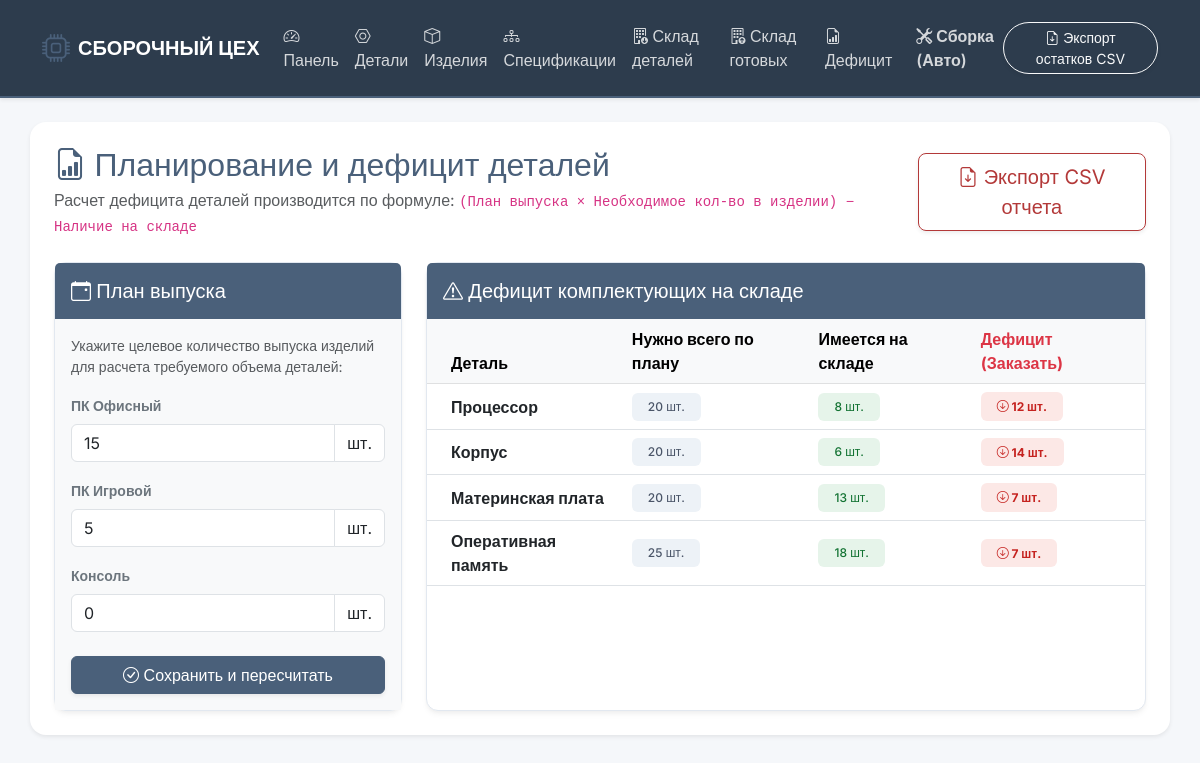
Page /reports on the committed database.
### tables this page shows
CREATE TABLE product_type (
        id_product_type INTEGER PRIMARY KEY AUTOINCREMENT,
        name TEXT NOT NULL,
        description TEXT
    );

CREATE TABLE part (
        id_part INTEGER PRIMARY KEY AUTOINCREMENT,
        name TEXT NOT NULL,
        article TEXT NOT NULL
    );

### app.py (the view)
@app.route('/reports', methods=['GET'])
def reports():
    conn = get_db_connection()
    plans = conn.execute('''
        SELECT pt.id_product_type, pt.name, COALESCE(pp.target_quantity, 0) as target_quantity
        FROM product_type pt
        LEFT JOIN production_plan pp ON pt.id_product_type = pp.product_type_id
    ''').fetchall()
    parts = conn.execute('SELECT * FROM part').fetchall()
    missing_data = []
    for part in parts:
        part_id = part['id_part']
        needed_row = conn.execute('''
            SELECT SUM(COALESCE(pp.target_quantity, 0) * pc.quantity) as total_needed
            FROM product_composition pc
            JOIN production_plan pp ON pc.product_type_id = pp.product_type_id
            WHERE pc.part_id = ?
        ''', (part_id,)).fetchone()
        total_needed = needed_row['total_needed'] if needed_row['total_needed'] else 0
        stock_row = conn.execute('SELECT SUM(quantity_stored) as total FROM part_warehouse_cell WHERE part_id = ?', (part_id,)).fetchone()
        in_stock = stock_row['total'] if stock_row['total'] else 0
        if total_needed > in_stock:
            missing_data.append({
                'part_name': part['name'],
                'total_needed': total_needed,
                'in_stock': in_stock,
                'to_order': total_needed - in_stock
            })
    conn.close()
    return render_template('reports.html', plans=plans, missing_data=missing_data)

### app.py (called while the page is built)
def get_db_connection():
    conn = sqlite3.connect('database.db')
    conn.row_factory = sqlite3.Row
    return conn

### templates/reports.html (shortened to what this page needs)
{% extends 'base.html' %}
{% block content %}
<div class="row mb-4">
    <div class="col-12">
        <div class="d-flex justify-content-between align-items-center">
            <div>
                <h2 class="mb-1 text-primary"><i class="bi bi-file-earmark-bar-graph"></i> Планирование и дефицит деталей</h2>
                <p class="text-muted mb-0">Расчет дефицита деталей производится по формуле: <code>(План выпуска × Необходимое кол-во в изделии) − Наличие на складе</code></p>
            </div>
            {% if missing_data %}
            <a href="/export_csv" class="btn btn-outline-danger btn-lg shadow-sm"><i class="bi bi-file-earmark-arrow-down"></i> Экспорт CSV отчета</a>
            {% endif %}
        </div>
    </div>
</div>
<div class="row g-4">
    <div class="col-md-4">
        <div class="card border-0 shadow-sm h-100">
            <div class="card-header bg-primary text-white border-0 py-3 d-flex align-items-center">
                <h5 class="mb-0"><i class="bi bi-calendar-event"></i> План выпуска</h5>
            </div>
            <div class="card-body bg-light">
                <p class="text-muted small">Укажите целевое количество выпуска изделий для расчета требуемого объема деталей:</p>
                <form action="/update_plan" method="POST">
                    {% for plan in plans %}
                    <div class="mb-3">
                        <label class="form-label fw-bold text-secondary small">{{ plan.name }}</label>
                        <div class="input-group">
                            <input type="number" name="plan_{{ plan.id_product_type }}" class="form-control" value="{{ plan.target_quantity }}" min="0" required>
                            <span class="input-group-text bg-white">шт.</span>
                        </div>
                    </div>
                    {% endfor %}
                    <button type="submit" class="btn btn-primary w-100 mt-2 shadow-sm"><i class="bi bi-check-circle"></i> Сохранить и пересчитать</button>
                </form>
            </div>
        </div>
    </div>
    <div class="col-md-8">
        <div class="card border-0 shadow-sm h-100">
            <div class="card-header bg-primary text-white border-0 py-3">
                <h5 class="mb-0"><i class="bi bi-exclamation-triangle"></i> Дефицит комплектующих на складе</h5>
            </div>
            <div class="card-body p-0">
                <div class="table-responsive">
                    <table class="table table-hover align-middle mb-0">
                        <thead class="table-light text-secondary">
                            <tr>
                                <th class="ps-4">Деталь</th>
                                <th>Нужно всего по плану</th>
                                <th>Имеется на складе</th>
                                <th class="text-danger">Дефицит (Заказать)</th>
                            </tr>
                        </thead>
                        <tbody>
                            {% for row in missing_data %}
                            <tr class="table-danger-subtle">
                                <td class="ps-4 fw-bold text-dark">{{ row['part_name'] }}</td>
                                <td><span class="badge bg-secondary py-2 px-3">{{ row['total_needed'] }} шт.</span></td>
                                <td><span class="badge bg-success py-2 px-3">{{ row['in_stock'] }} шт.</span></td>
                                <td><span class="badge bg-danger py-2 px-3 fw-bold"><i class="bi bi-arrow-down-circle"></i> {{ row['to_order'] }} шт.</span></td>
                            </tr>
                            {% endfor %}
                        </tbody>
                    </table>
                </div>
            </div>
        </div>
    </div>
</div>
{% endblock %}

### templates/base.html (shortened to what this page needs)
<!DOCTYPE html>
<html lang="ru">
<head>
    <link href="https://cdn.jsdelivr.net/npm/bootstrap@5.3.0/dist/css/bootstrap.min.css" rel="stylesheet">
    <link rel="stylesheet" href="https://cdn.jsdelivr.net/npm/bootstrap-icons@1.11.1/font/bootstrap-icons.css">
</head>
<body>
    <nav class="navbar navbar-expand-lg navbar-dark bg-dark mb-4 shadow-sm py-3">
        <div class="container">
            <a class="navbar-brand fw-bold text-uppercase d-flex align-items-center" href="/">
                <i class="bi bi-cpu text-primary fs-3 me-2"></i> Сборочный цех
            </a>
            <div class="collapse navbar-collapse" id="navbarNav">
                <ul class="navbar-nav me-auto mb-2 mb-lg-0">
                    <li class="nav-item"><a class="nav-link" href="/"><i class="bi bi-speedometer2"></i> Панель</a></li>
                    <li class="nav-item"><a class="nav-link" href="/parts"><i class="bi bi-nut"></i> Детали</a></li>
                    <li class="nav-item"><a class="nav-link" href="/products"><i class="bi bi-box"></i> Изделия</a></li>
                    <li class="nav-item"><a class="nav-link" href="/compositions"><i class="bi bi-diagram-3"></i> Спецификации</a></li>
                    <li class="nav-item"><a class="nav-link" href="/part_cells"><i class="bi bi-building-down"></i> Склад деталей</a></li>
                    <li class="nav-item"><a class="nav-link" href="/product_cells"><i class="bi bi-building-up"></i> Склад готовых</a></li>
                    <li class="nav-item"><a class="nav-link" href="/reports"><i class="bi bi-file-earmark-bar-graph"></i> Дефицит</a></li>
                    <li class="nav-item"><a class="nav-link text-warning fw-semibold ms-lg-2" href="/assemble"><i class="bi bi-tools"></i> Сборка (Авто)</a></li>
                </ul>
                <a href="/export" class="btn btn-outline-light btn-sm rounded-pill px-3 shadow-sm"><i class="bi bi-file-earmark-arrow-down"></i> Экспорт остатков CSV</a>
            </div>
        </div>
    </nav>
    <div class="container bg-white p-4 rounded-4 shadow-sm mb-5">
        {% block content %}{% endblock %}
    </div>
</body>
</html>

### templates/base.html (style rules this page uses)
:root { --primary-color: #4a607a; --primary-hover: #384b60; --secondary-color: #6c7a89; --bg-color: #f5f7fa; --text-color: #2d3748; --card-border: #e2e8f0; --success-color: #3b7a57; --success-hover: #2d5f43; --danger-color: #b33939; --danger-hover: #8c2c2c; }
body { font-family: 'Inter', sans-serif; background-color: var(--bg-color); color: var(--text-color); }
.bg-primary { background-color: var(--primary-color) !important; }
.text-primary { color: var(--primary-color) !important; }
.btn-primary { background-color: var(--primary-color) !important; border-color: var(--primary-color) !important; }
.btn-outline-danger { color: var(--danger-color) !important; border-color: var(--danger-color) !important; }
.navbar-dark.bg-dark { background-color: #2d3c4d !important; border-bottom: 2px solid var(--primary-color); }
.navbar-dark .navbar-nav .nav-link { color: rgba(255, 255, 255, 0.8) !important; }
.card { border-radius: 12px; border: 1px solid var(--card-border) !important; box-shadow: 0 4px 6px -1px rgba(0, 0, 0, 0.05), 0 2px 4px -1px rgba(0, 0, 0, 0.03) !important; }
.table { color: var(--text-color) !important; }
.table-light { background-color: #eaeff5 !important; color: #4a5568 !important; }
.table-danger-subtle { background-color: #fff2f2 !important; }
.badge.bg-success { background-color: #e6f4ea !important; color: #137333 !important; font-weight: 500; }
.badge.bg-danger { background-color: #fce8e6 !important; color: #c5221f !important; font-weight: 500; }
.badge.bg-secondary { background-color: #edf2f7 !important; color: #4a5568 !important; font-weight: 500; }

### rows in the picture
product_type: name "ПК Офисный", target_quantity "15"
product_type: name "ПК Игровой", target_quantity "5"
product_type: name "Консоль", target_quantity "0"
part: part_name "Процессор", total_needed "20", in_stock "8", to_order "12"
part: part_name "Корпус", total_needed "20", in_stock "6", to_order "14"
part: part_name "Материнская плата", total_needed "20", in_stock "13", to_order "7"
part: part_name "Оперативная память", total_needed "25", in_stock "18", to_order "7"
